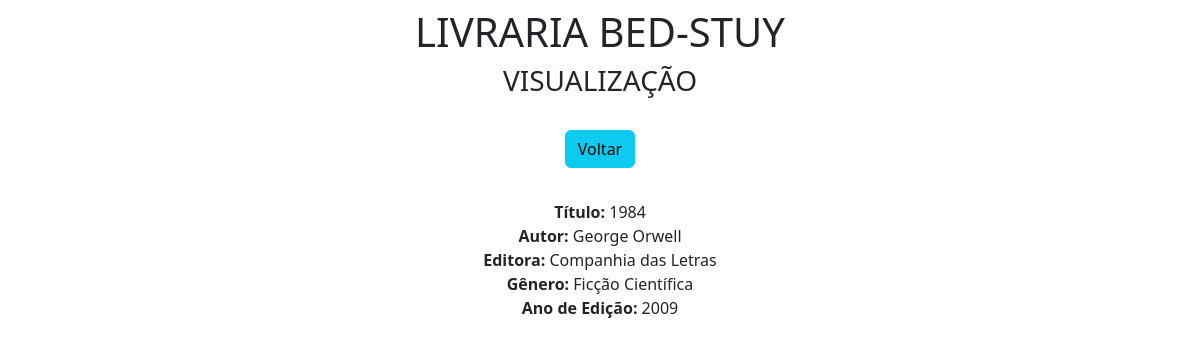
Page /view/2/ on the committed database.
### appcrud/models.py (models this page shows)
class Livros(models.Model):
    capa = models.ImageField()
    titulo = models.CharField(max_length=70)
    autor = models.CharField(max_length=70)
    editora = models.CharField(max_length=30)
    genero = models.CharField(max_length=30)
    ano_ed = models.IntegerField()

### appcrud/views.py (the view)
# urls.py: path('view/<int:pk>/', view, name='view'),
def view(request, pk): #função de visualização, recebe uma requisição e a chave primária como parâmetro
    data = {} #cria dicionário para armazenar os dados a serem passados para o template
    data['db'] = Livros.objects.get(pk = pk) #pega o valor da chave prim. e armazena no dicionário
    return render(request, 'view.html', data) #renderiza o view.html com os dados do dicionário

### appcrud/templates/view.html (shortened to what this page needs)
<!doctype html>
<html lang="pt-br">
<head>
  <link rel="stylesheet" href="https://cdn.jsdelivr.net/npm/bootstrap@5.3.3/dist/css/bootstrap.min.css" rel="stylesheet"
>
</head>
<body>
  <div class="col-8 m-auto pt-2 pb-2 text-center">
    <h1>LIVRARIA BED-STUY</h1>
    <h3>VISUALIZAÇÃO</h3>
  </div>
  <div class="col-8 m-auto pt-3 pb-2 text-center">
    <a href="/" class="btn btn-info">Voltar</a>
  </div>
  <div class="col-8 m-auto pt-4 pb-2 text-center">
    <strong>Título: </strong>{{db.titulo}}<br>
    <strong>Autor: </strong>{{db.autor}}<br>
    <strong>Editora: </strong>{{db.editora}}<br>
    <strong>Gênero: </strong>{{db.genero}}<br>
    <strong>Ano de Edição: </strong>{{db.ano_ed}}<br>
  </div>
</body>
</html>

### rows in the picture
Livros: titulo "1984", autor "George Orwell", editora "Companhia das Letras", genero "Ficção Científica", ano_ed "2009"
